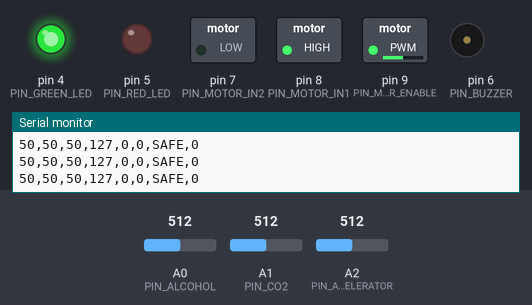
Bench run of a sketch on a simulated Arduino Uno, built with avr-gcc and run on an emulated ATmega328P. Shown: switched loads named in the sketch (green lamp = pin HIGH), output pins drawn as LEDs (lit = HIGH), buzzer (waves = sounding, pin HIGH), the last lines printed to the serial monitor. The test bench sets the inputs (shaded band); at power-on: A2 (PIN_ACCELERATOR) = 512, A0 (PIN_ALCOHOL) = 512, A1 (PIN_CO2) = 512.

Above: at 1.2 s.
1.3 s: A2 (PIN_ACCELERATOR) set to 716
At 2.5 s:
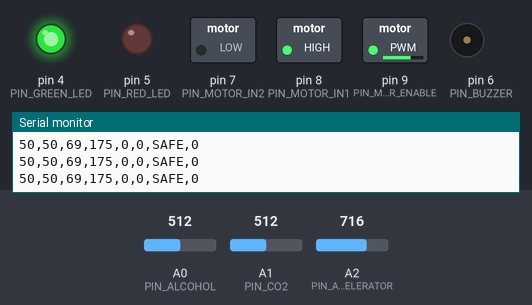
2.8 s: A2 (PIN_ACCELERATOR) set to 900
At 3.7 s:
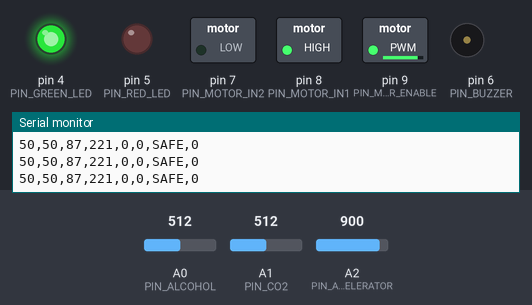
4.3 s: A2 (PIN_ACCELERATOR) set to 122
At 4.8 s:
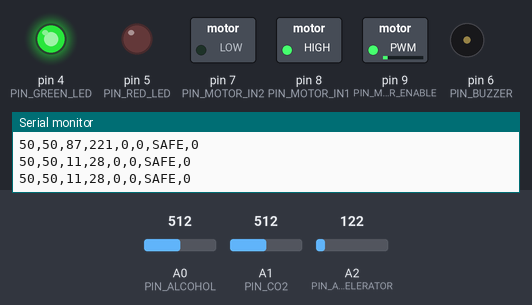
5.8 s: A2 (PIN_ACCELERATOR) set to 0
At 7.0 s:
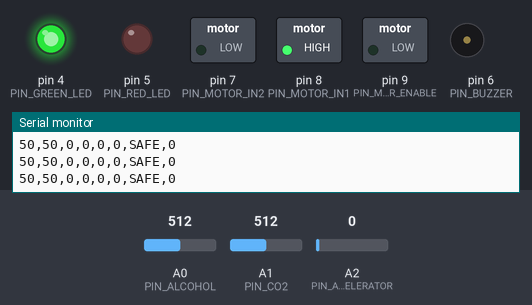
7.3 s: A0 (PIN_ALCOHOL) set to 599
8.8 s: A0 (PIN_ALCOHOL) set to 621
Timing chart, 0 to 11.8 s (numbered marks = the images above; inputs shaded):
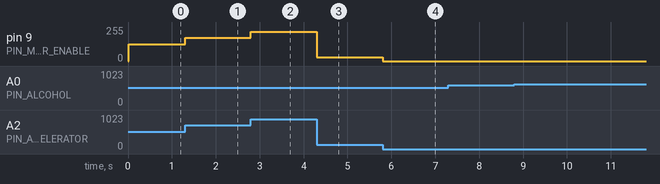

The sketch:

day02_dual_sensor_validation.ino
```cpp
const byte PIN_ALCOHOL = A0;
const byte PIN_CO2 = A1;
const byte PIN_ACCELERATOR = A2;

const byte PIN_MOTOR_ENABLE = 9;
const byte PIN_MOTOR_IN1 = 8;
const byte PIN_MOTOR_IN2 = 7;
const byte PIN_GREEN_LED = 4;
const byte PIN_RED_LED = 5;
const byte PIN_BUZZER = 6;

const unsigned long SAMPLE_INTERVAL_MS = 100;
const unsigned long PRINT_INTERVAL_MS = 250;
const byte FILTER_SIZE = 10;

int alcoholSamples[FILTER_SIZE];
int co2Samples[FILTER_SIZE];
long alcoholSum = 0;
long co2Sum = 0;
byte sampleIndex = 0;

const int ALCOHOL_HIGH_THRESHOLD = 60;
const int ALCOHOL_LOW_THRESHOLD  = 50;
const int CO2_HIGH_THRESHOLD = 55;
const int CO2_LOW_THRESHOLD  = 45;
const unsigned long CONFIRMATION_TIME_MS = 3000;

bool alcoholActive = false;
bool breathActive = false;
bool candidateTiming = false;

unsigned long candidateStartTime = 0;
unsigned long lastSampleTime = 0;
unsigned long lastPrintTime = 0;

enum DetectionState {
  SAFE,
  ALCOHOL_ONLY,
  BREATH_ONLY,
  CANDIDATE,
  ALCOHOL_CONFIRMED
};

DetectionState detectionState = SAFE;
DetectionState previousDetectionState = SAFE;

int analogToPercent(int raw) {
  return map(raw, 0, 1023, 0, 100);
}

void initialiseFilter() {
  int firstAlcohol = analogRead(PIN_ALCOHOL);
  int firstCo2 = analogRead(PIN_CO2);

  for (byte i = 0; i < FILTER_SIZE; i++) {
    alcoholSamples[i] = firstAlcohol;
    co2Samples[i] = firstCo2;
    alcoholSum += firstAlcohol;
    co2Sum += firstCo2;
  }
}

void sampleSensors() {
  int newAlcohol = analogRead(PIN_ALCOHOL);
  int newCo2 = analogRead(PIN_CO2);

  alcoholSum -= alcoholSamples[sampleIndex];
  co2Sum -= co2Samples[sampleIndex];

  alcoholSamples[sampleIndex] = newAlcohol;
  co2Samples[sampleIndex] = newCo2;

  alcoholSum += newAlcohol;
  co2Sum += newCo2;

  sampleIndex = (sampleIndex + 1) % FILTER_SIZE;
}

int filteredAlcoholPercent() {
  return analogToPercent(alcoholSum / FILTER_SIZE);
}

int filteredCo2Percent() {
  return analogToPercent(co2Sum / FILTER_SIZE);
}

void updateHysteresis(int alcoholPercent, int co2Percent) {
  if (!alcoholActive && alcoholPercent >= ALCOHOL_HIGH_THRESHOLD) {
    alcoholActive = true;
  } else if (alcoholActive && alcoholPercent <= ALCOHOL_LOW_THRESHOLD) {
    alcoholActive = false;
  }

  if (!breathActive && co2Percent >= CO2_HIGH_THRESHOLD) {
    breathActive = true;
  } else if (breathActive && co2Percent <= CO2_LOW_THRESHOLD) {
    breathActive = false;
  }
}

void updateDetectionState() {
  previousDetectionState = detectionState;

  if (alcoholActive && breathActive) {
    if (!candidateTiming) {
      candidateTiming = true;
      candidateStartTime = millis();
    }

    if (millis() - candidateStartTime >= CONFIRMATION_TIME_MS) {
      detectionState = ALCOHOL_CONFIRMED;
    } else {
      detectionState = CANDIDATE;
    }
  } else {
    candidateTiming = false;

    if (alcoholActive) {
      detectionState = ALCOHOL_ONLY;
    } else if (breathActive) {
      detectionState = BREATH_ONLY;
    } else {
      detectionState = SAFE;
    }
  }

  if (detectionState == ALCOHOL_CONFIRMED &&
      previousDetectionState != ALCOHOL_CONFIRMED) {
    tone(PIN_BUZZER, 1200, 300);
  }
}

void updateIndicators() {
  if (detectionState == ALCOHOL_CONFIRMED) {
    digitalWrite(PIN_GREEN_LED, LOW);
    digitalWrite(PIN_RED_LED, HIGH);
  } else if (detectionState == CANDIDATE) {
    digitalWrite(PIN_GREEN_LED, HIGH);
    digitalWrite(PIN_RED_LED, ((millis() / 250) % 2) ? HIGH : LOW);
  } else {
    digitalWrite(PIN_GREEN_LED, HIGH);
    digitalWrite(PIN_RED_LED, LOW);
  }
}

const char* stateName(int state) {
  switch (state) {
    case SAFE: return "SAFE";
    case ALCOHOL_ONLY: return "ALCOHOL_ONLY";
    case BREATH_ONLY: return "BREATH_ONLY";
    case CANDIDATE: return "CANDIDATE";
    case ALCOHOL_CONFIRMED: return "ALCOHOL_CONFIRMED";
    default: return "UNKNOWN";
  }
}

unsigned long candidateElapsedMs() {
  if (!candidateTiming) return 0;
  unsigned long elapsed = millis() - candidateStartTime;
  return elapsed > CONFIRMATION_TIME_MS ? CONFIRMATION_TIME_MS : elapsed;
}

void setup() {
  Serial.begin(9600);

  pinMode(PIN_MOTOR_ENABLE, OUTPUT);
  pinMode(PIN_MOTOR_IN1, OUTPUT);
  pinMode(PIN_MOTOR_IN2, OUTPUT);
  pinMode(PIN_GREEN_LED, OUTPUT);
  pinMode(PIN_RED_LED, OUTPUT);
  pinMode(PIN_BUZZER, OUTPUT);

  digitalWrite(PIN_MOTOR_IN1, HIGH);
  digitalWrite(PIN_MOTOR_IN2, LOW);
  digitalWrite(PIN_GREEN_LED, HIGH);
  digitalWrite(PIN_RED_LED, LOW);

  initialiseFilter();

  Serial.println("DAY 02 STARTED");
  Serial.println("Alcohol%,CO2%,Accel%,PWM,AlcoholActive,BreathActive,State,ConfirmMs");
}

void loop() {
  unsigned long now = millis();

  if (now - lastSampleTime >= SAMPLE_INTERVAL_MS) {
    lastSampleTime = now;

    sampleSensors();

    int alcoholPercent = filteredAlcoholPercent();
    int co2Percent = filteredCo2Percent();

    updateHysteresis(alcoholPercent, co2Percent);
    updateDetectionState();
  }

  int acceleratorPercent = analogToPercent(analogRead(PIN_ACCELERATOR));
  int motorPwm = map(acceleratorPercent, 0, 100, 0, 255);

  // DAY 02 RULE:
  // Detection is observed, but does not yet override propulsion.
  analogWrite(PIN_MOTOR_ENABLE, motorPwm);

  updateIndicators();

  if (now - lastPrintTime >= PRINT_INTERVAL_MS) {
    lastPrintTime = now;

    Serial.print(filteredAlcoholPercent());
    Serial.print(",");
    Serial.print(filteredCo2Percent());
    Serial.print(",");
    Serial.print(acceleratorPercent);
    Serial.print(",");
    Serial.print(motorPwm);
    Serial.print(",");
    Serial.print(alcoholActive ? 1 : 0);
    Serial.print(",");
    Serial.print(breathActive ? 1 : 0);
    Serial.print(",");
    Serial.print(stateName(detectionState));
    Serial.print(",");
    Serial.println(candidateElapsedMs());
  }
}
```

Measured:
- after the input at 1.3 s, pin 9 (PIN_MOTOR_ENABLE): 127/255 → 175/255 at once
- after the input at 2.8 s, pin 9 (PIN_MOTOR_ENABLE): 175/255 → 221/255 at once
- after the input at 4.3 s, pin 9 (PIN_MOTOR_ENABLE): 221/255 → 28/255 at once
- after the input at 5.8 s, pin 9 (PIN_MOTOR_ENABLE): 28/255 → 0/255 at once
